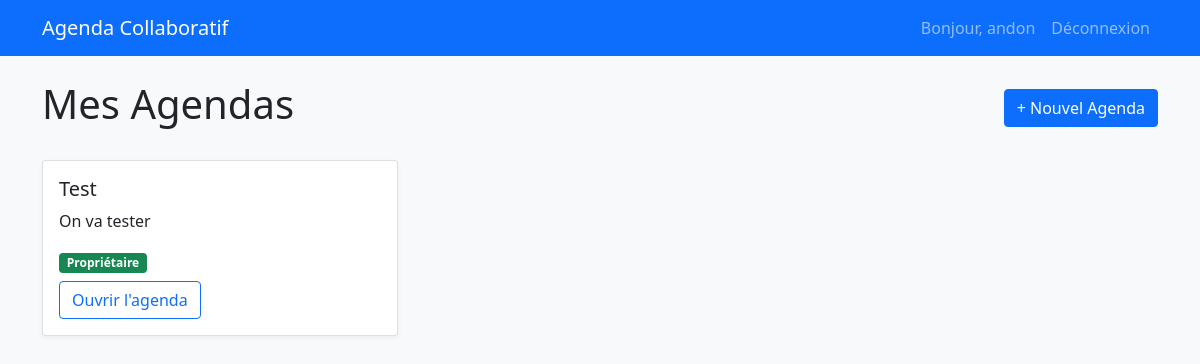
The page /dashboard (signed in) on the database its author committed.
### models.py (models this page shows, shortened)
class User(UserMixin, db.Model):
    id = db.Column(db.Integer, primary_key=True)
    username = db.Column(db.String(80), unique=True, nullable=False)
    email = db.Column(db.String(120), unique=True, nullable=False)
    password_hash = db.Column(db.String(200), nullable=False)
    created_at = db.Column(db.DateTime, default=datetime.utcnow)
    agenda_ownerships = db.relationship('Agenda', backref='owner', lazy=True)
    team_memberships = db.relationship('TeamMember', backref='user', lazy=True)

class Agenda(db.Model):
    id = db.Column(db.Integer, primary_key=True)
    name = db.Column(db.String(100), nullable=False)
    description = db.Column(db.Text)
    created_at = db.Column(db.DateTime, default=datetime.utcnow)
    owner_id = db.Column(db.Integer, db.ForeignKey('user.id'), nullable=False)
    teams = db.relationship('Team', backref='agenda', lazy=True, cascade='all, delete-orphan')
    tickets = db.relationship('Ticket', backref='agenda', lazy=True, cascade='all, delete-orphan')

### app.py (the view)
@app.route('/dashboard')
@login_required
def dashboard():
    user_agendas = Agenda.query.filter_by(owner_id=current_user.id).all()
    member_agendas = Agenda.query.join(AgendaMember).filter(
        AgendaMember.user_id == current_user.id
    ).distinct().all()
    all_agendas = list(set(user_agendas + member_agendas))
    agendas_with_role = []
    for agenda in all_agendas:
        role = get_user_role(current_user.id, agenda.id)
        agendas_with_role.append({
            'agenda': agenda,
            'role': role
        })
    return render_template('dashboard.html', agendas=agendas_with_role)

### app.py (called while the page is built)
@login_manager.user_loader
def load_user(user_id):
    return User.query.get(int(user_id))

def get_user_role(user_id, agenda_id):
    if user_id == Agenda.query.get(agenda_id).owner_id:
        return 'owner'
    member = AgendaMember.query.filter_by(
        user_id=user_id,
        agenda_id=agenda_id
    ).first()
    return member.role if member else None

### templates/dashboard.html (shortened to what this page needs)
{% extends "base.html" %}
{% block content %}
<div class="d-flex justify-content-between align-items-center mb-4">
    <h1>Mes Agendas</h1>
    <button class="btn btn-primary" data-bs-toggle="modal" data-bs-target="#createAgendaModal">
        + Nouvel Agenda
    </button>
</div>
<div class="row">
    {% for item in agendas %}
    <div class="col-md-4 mb-3">
        <div class="card">
            <div class="card-body">
                <h5 class="card-title">{{ item.agenda.name }}</h5>
                <p class="card-text">{{ item.agenda.description|truncate(100) }}</p>
                <div class="mb-2">
                    {% if item.role == 'owner' %}
                    <span class="badge bg-success">Propriétaire</span>
                    {% elif item.role == 'admin' %}
                    <span class="badge bg-primary">Administrateur</span>
                    {% elif item.role == 'team_leader' %}
                    <span class="badge bg-warning text-dark">Chef d'équipe</span>
                    {% else %}
                    <span class="badge bg-secondary">Collaborateur</span>
                    {% endif %}
                </div>
                <a href="{{ url_for('agenda_view', agenda_id=item.agenda.id) }}" class="btn btn-outline-primary">
                Ouvrir l'agenda
                </a>
            </div>
        </div>
    </div>
{% endfor %}
</div>
{% endblock %}

### templates/base.html (shortened to what this page needs)
<!DOCTYPE html>
<html lang="fr">
<head>
    <link href="https://cdn.jsdelivr.net/npm/bootstrap@5.1.3/dist/css/bootstrap.min.css" rel="stylesheet">
    <link rel="stylesheet" href="{{ url_for('static', filename='css/style.css') }}">
</head>
<body>
    <nav class="navbar navbar-expand-lg navbar-dark bg-primary">
        <div class="container">
            <a class="navbar-brand" href="{{ url_for('dashboard') }}">Agenda Collaboratif</a>
            {% if current_user.is_authenticated %}
            <div class="navbar-nav ms-auto">
                <span class="nav-item nav-link">Bonjour, {{ current_user.username }}</span>
                <a class="nav-item nav-link" href="{{ url_for('auth.logout') }}">Déconnexion</a>
            </div>
            {% endif %}
        </div>
    </nav>
    <div class="container mt-4">
        {% block content %}{% endblock %}
    </div>
</body>
</html>

### static/css/style.css (style rules this page uses)
body { background-color: #f8f9fa; }
.card { box-shadow: 0 2px 5px rgba(0,0,0,0.05); margin-bottom: 20px; }

### rows shown on the page
User: username "andon"
Agenda: agenda.name "Test", agenda.description "On va tester"
